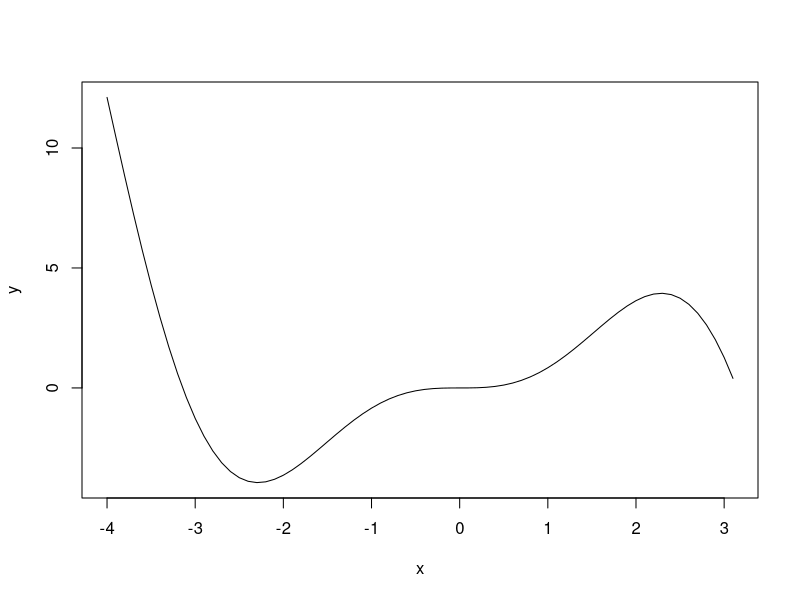
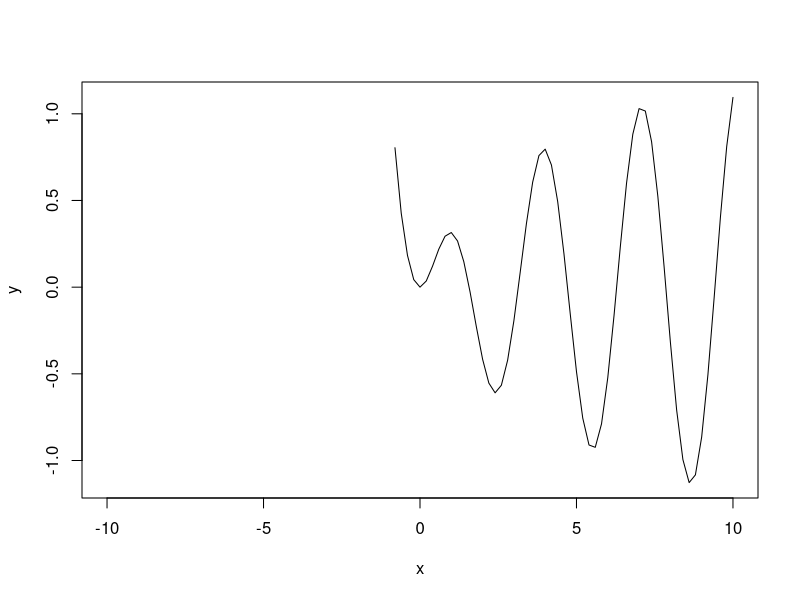
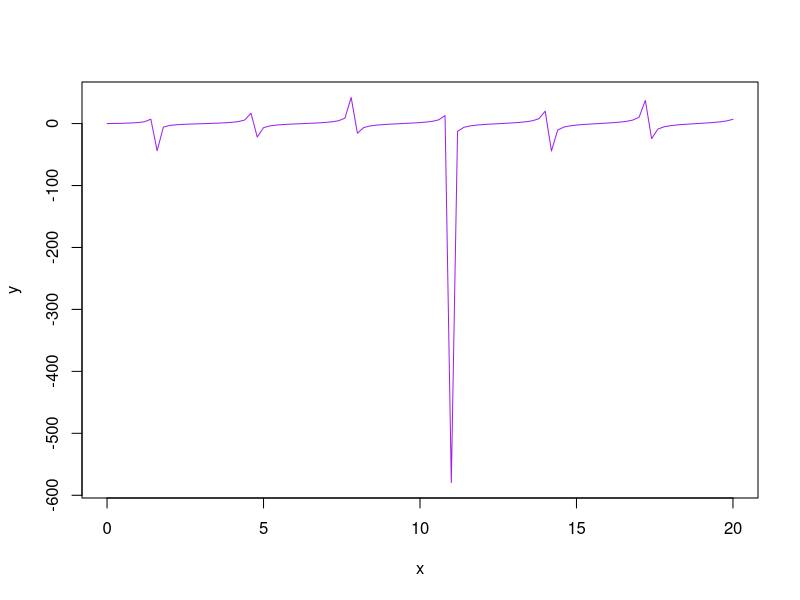

Recreate these plots in R, in order.
f<-c(1,3,5)
g<-c(3,9,8)

f+g
d=6
if(d>4){print(d+1)}
if (d < 4){print(d + 1)} else {print (d - 100)}
apple<-c('red', 'green', 'yellow')
apple[2]
v<-(1:20)
for ( i in v) {
  print(i)
}
v[3] <- -8
v[3]
for ( i in v) {
  + print(i)}
#fibonacci
fib = c(1:100)
a = 0
b = 1
a
b
for (i in fib) {
  nxt = a + b
  a = b
  b = nxt
  print(nxt)
}
#ciag
a1 = -20
a2 = 3
e = c(3:10)
a1
a2
for (i in e) {
  nxt = 4 + i + a1 + a2
  a2 = nxt
  a1 = a2
  print(nxt)
}

#wykresy funkcji
x=seq(-4,pi,0.1)
y = x^{2}*(sin(x))
plot(x,y, type='l')

x=seq(-10,10 ,0.2)
y = sin(x)*cos(x)*log(x+1)
plot(x,y, type='l')

x=seq(0,20, 0.2)
y = log(x+2)*tan(x)
plot(x,y, type='l', col=c('purple'))

